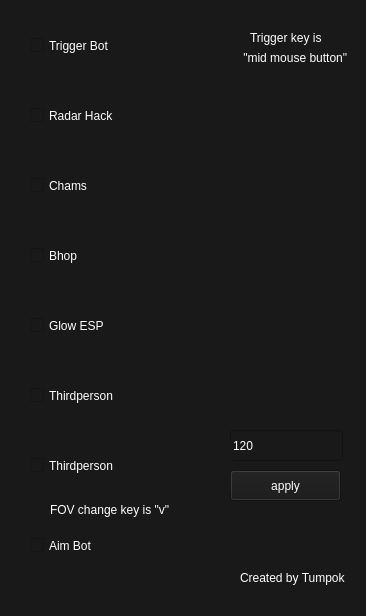
<?xml version="1.0" encoding="UTF-8"?>
<ui version="4.0">
 <class>MainWindow</class>
 <widget class="QMainWindow" name="MainWindow">
  <property name="geometry">
   <rect>
    <x>0</x>
    <y>0</y>
    <width>366</width>
    <height>616</height>
   </rect>
  </property>
  <property name="windowTitle">
   <string>MainWindow</string>
  </property>
  <property name="styleSheet">
   <string notr="true">background-color: rgb(25, 25, 25);
color: rgb(255, 255, 255);</string>
  </property>
  <widget class="QWidget" name="centralwidget">
   <widget class="QCheckBox" name="checkBox">
    <property name="geometry">
     <rect>
      <x>30</x>
      <y>20</y>
      <width>201</width>
      <height>51</height>
     </rect>
    </property>
    <property name="styleSheet">
     <string notr="true">font: 16pt &quot;MS Shell Dlg 2&quot;;</string>
    </property>
    <property name="text">
     <string>Trigger Bot</string>
    </property>
   </widget>
   <widget class="QCheckBox" name="checkBox_2">
    <property name="geometry">
     <rect>
      <x>30</x>
      <y>90</y>
      <width>201</width>
      <height>51</height>
     </rect>
    </property>
    <property name="styleSheet">
     <string notr="true">font: 16pt &quot;MS Shell Dlg 2&quot;;</string>
    </property>
    <property name="text">
     <string>Radar Hack</string>
    </property>
   </widget>
   <widget class="QCheckBox" name="checkBox_3">
    <property name="geometry">
     <rect>
      <x>30</x>
      <y>160</y>
      <width>201</width>
      <height>51</height>
     </rect>
    </property>
    <property name="styleSheet">
     <string notr="true">font: 16pt &quot;MS Shell Dlg 2&quot;;</string>
    </property>
    <property name="text">
     <string>Chams</string>
    </property>
   </widget>
   <widget class="QCheckBox" name="checkBox_4">
    <property name="geometry">
     <rect>
      <x>30</x>
      <y>230</y>
      <width>201</width>
      <height>51</height>
     </rect>
    </property>
    <property name="styleSheet">
     <string notr="true">font: 16pt &quot;MS Shell Dlg 2&quot;;</string>
    </property>
    <property name="text">
     <string>Bhop</string>
    </property>
   </widget>
   <widget class="QCheckBox" name="checkBox_5">
    <property name="geometry">
     <rect>
      <x>30</x>
      <y>300</y>
      <width>201</width>
      <height>51</height>
     </rect>
    </property>
    <property name="styleSheet">
     <string notr="true">font: 16pt &quot;MS Shell Dlg 2&quot;;</string>
    </property>
    <property name="text">
     <string>Glow ESP</string>
    </property>
   </widget>
   <widget class="QLabel" name="label">
    <property name="geometry">
     <rect>
      <x>240</x>
      <y>570</y>
      <width>121</width>
      <height>16</height>
     </rect>
    </property>
    <property name="text">
     <string>Created by Tumpok</string>
    </property>
   </widget>
   <widget class="QLabel" name="label_2">
    <property name="geometry">
     <rect>
      <x>250</x>
      <y>30</y>
      <width>81</width>
      <height>16</height>
     </rect>
    </property>
    <property name="text">
     <string>Trigger key is</string>
    </property>
   </widget>
   <widget class="QLabel" name="label_3">
    <property name="geometry">
     <rect>
      <x>240</x>
      <y>50</y>
      <width>121</width>
      <height>16</height>
     </rect>
    </property>
    <property name="text">
     <string> &quot;mid mouse button&quot;</string>
    </property>
   </widget>
   <widget class="QCheckBox" name="checkBox_6">
    <property name="geometry">
     <rect>
      <x>30</x>
      <y>370</y>
      <width>201</width>
      <height>51</height>
     </rect>
    </property>
    <property name="styleSheet">
     <string notr="true">font: 16pt &quot;MS Shell Dlg 2&quot;;</string>
    </property>
    <property name="text">
     <string>Thirdperson</string>
    </property>
   </widget>
   <widget class="QLineEdit" name="lineEdit">
    <property name="geometry">
     <rect>
      <x>230</x>
      <y>430</y>
      <width>113</width>
      <height>31</height>
     </rect>
    </property>
    <property name="styleSheet">
     <string notr="true">font: 10pt &quot;MS Shell Dlg 2&quot;;</string>
    </property>
    <property name="text">
     <string>120</string>
    </property>
   </widget>
   <widget class="QPushButton" name="pushButton">
    <property name="geometry">
     <rect>
      <x>230</x>
      <y>470</y>
      <width>111</width>
      <height>31</height>
     </rect>
    </property>
    <property name="styleSheet">
     <string notr="true">font: 10pt &quot;MS Shell Dlg 2&quot;;</string>
    </property>
    <property name="text">
     <string>apply</string>
    </property>
   </widget>
   <widget class="QCheckBox" name="checkBox_7">
    <property name="geometry">
     <rect>
      <x>30</x>
      <y>440</y>
      <width>201</width>
      <height>51</height>
     </rect>
    </property>
    <property name="styleSheet">
     <string notr="true">font: 16pt &quot;MS Shell Dlg 2&quot;;</string>
    </property>
    <property name="text">
     <string>Thirdperson</string>
    </property>
   </widget>
   <widget class="QLabel" name="label_4">
    <property name="geometry">
     <rect>
      <x>50</x>
      <y>500</y>
      <width>141</width>
      <height>20</height>
     </rect>
    </property>
    <property name="text">
     <string>FOV change key is &quot;v&quot;</string>
    </property>
   </widget>
   <widget class="QCheckBox" name="checkBox_8">
    <property name="geometry">
     <rect>
      <x>30</x>
      <y>520</y>
      <width>201</width>
      <height>51</height>
     </rect>
    </property>
    <property name="styleSheet">
     <string notr="true">font: 16pt &quot;MS Shell Dlg 2&quot;;</string>
    </property>
    <property name="text">
     <string>Aim Bot</string>
    </property>
   </widget>
  </widget>
  <widget class="QStatusBar" name="statusbar"/>
 </widget>
 <resources/>
 <connections/>
</ui>
